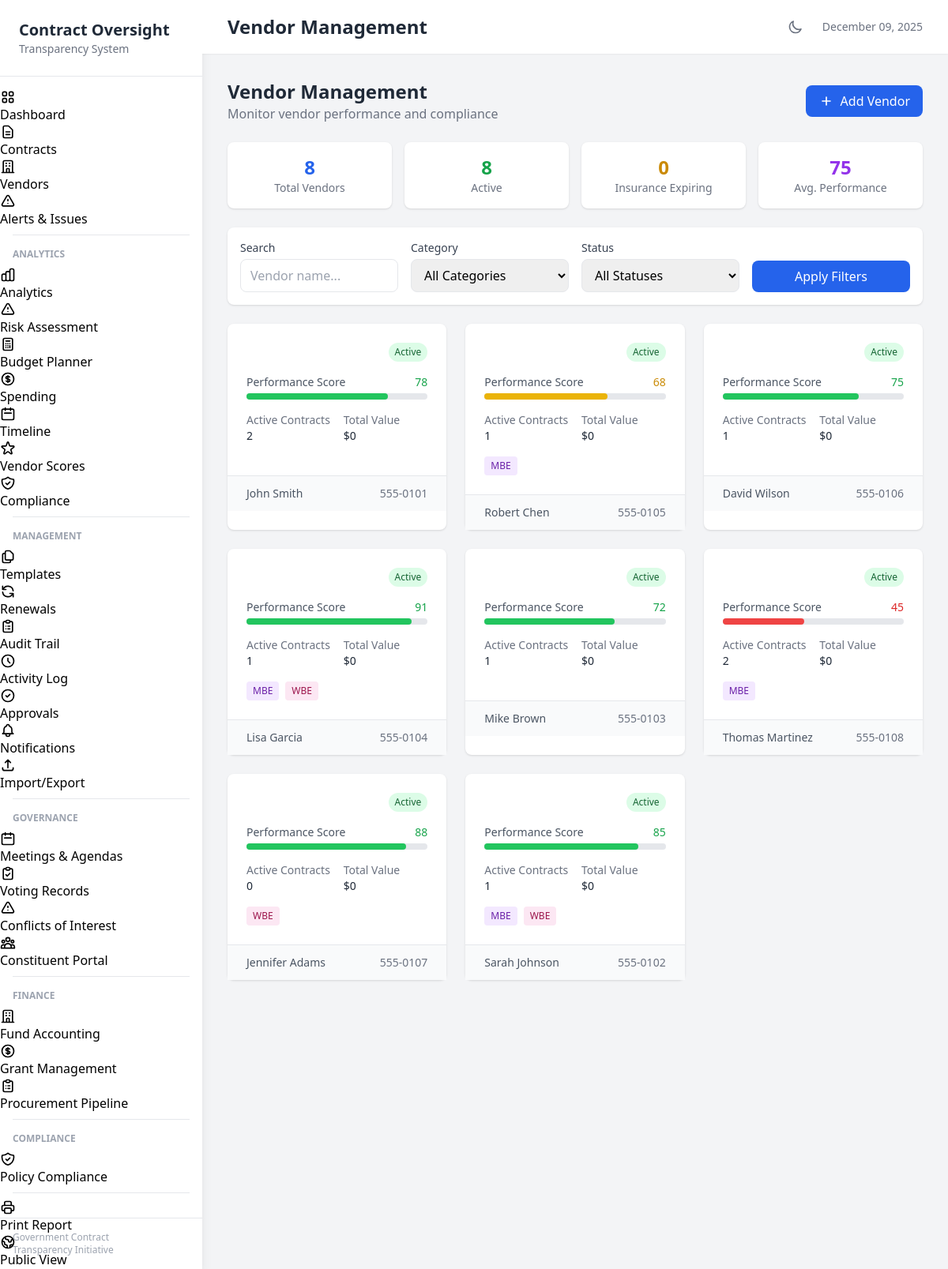
Page /vendors on the earlier database version.
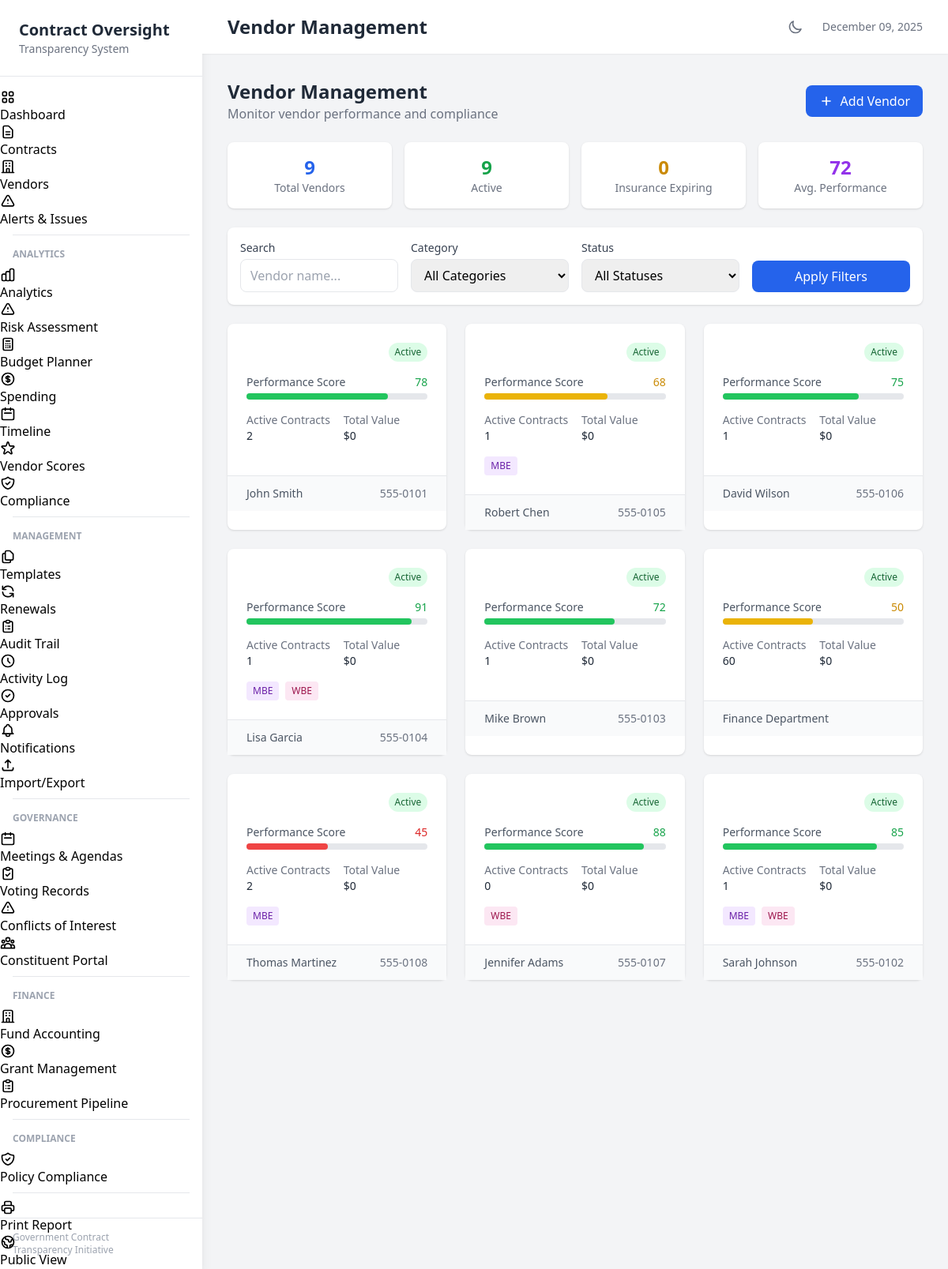
Same page on the later database version.
### tables this page shows
CREATE TABLE vendors (
                vendor_id TEXT PRIMARY KEY,
                vendor_name TEXT NOT NULL,
                vendor_type TEXT,
                contact_name TEXT,
                contact_email TEXT,
                contact_phone TEXT,
                address TEXT,
                city TEXT,
                state TEXT,
                zip_code TEXT,
                tax_id TEXT,
                certification_status TEXT,
                minority_owned INTEGER DEFAULT 0,
                woman_owned INTEGER DEFAULT 0,
                small_business INTEGER DEFAULT 0,
                local_business INTEGER DEFAULT 0,
                registration_date TEXT,
                status TEXT DEFAULT 'Active',
                performance_score REAL DEFAULT 50,
                total_contracts INTEGER DEFAULT 0,
                total_awarded REAL DEFAULT 0,
                notes TEXT,
                created_at TEXT DEFAULT CURRENT_TIMESTAMP,
                updated_at TEXT DEFAULT CURRENT_TIMESTAMP,
                is_deleted INTEGER DEFAULT 0
            );

### web/app.py (the view)
@app.route('/vendors')
def vendors_list():
    global current_vendors
    if current_vendors is None:
        load_data()
    vendors = current_vendors.to_dict('records') if current_vendors is not None else []
    performance_scores = []
    for vendor in vendors:
        contracts = db.get_vendor_contracts(vendor['vendor_id'])
        vendor['contract_count'] = len(contracts)
        vendor['total_value'] = sum(c.get('current_amount', 0) or 0 for c in contracts)
        metrics = vendor_scorer.get_vendor_metrics(vendor, contracts)
        vendor.update(metrics)
        if 'performance_score' in vendor:
            performance_scores.append(vendor['performance_score'])
    active_count = sum(1 for v in vendors if v.get('status') == 'Active')
    from datetime import datetime, timedelta
    today = datetime.now().date()
    expiring_threshold = today + timedelta(days=30)
    expiring_insurance = 0
    for v in vendors:
        if v.get('insurance_expiry'):
            try:
                exp_date = datetime.strptime(str(v['insurance_expiry']), '%Y-%m-%d').date()
                if today <= exp_date <= expiring_threshold:
                    expiring_insurance += 1
            except:
                pass
    avg_score = sum(performance_scores) / len(performance_scores) if performance_scores else 0
    categories = list(set(v.get('category', '') for v in vendors if v.get('category')))
    return render_template('vendors.html',
                          vendors=vendors,
                          active_count=active_count,
                          expiring_insurance=expiring_insurance,
                          avg_score=avg_score,
                          categories=categories,
                          title='Vendor Management')

### web/templates/vendors.html (shortened to what this page needs)
{% extends "base.html" %}
{% block content %}
<div class="flex flex-col md:flex-row md:items-center md:justify-between mb-6">
    <div>
        <h1 class="text-2xl font-bold text-gray-800 dark:text-white">Vendor Management</h1>
        <p class="text-gray-500 dark:text-gray-400">Monitor vendor performance and compliance</p>
    </div>
    <div class="mt-4 md:mt-0">
        <button onclick="openAddVendorModal()" class="px-4 py-2 bg-blue-600 text-white rounded-lg hover:bg-blue-700 flex items-center">
            <svg class="w-5 h-5 mr-2" fill="none" stroke="currentColor" viewBox="0 0 24 24">
                <path stroke-linecap="round" stroke-linejoin="round" stroke-width="2" d="M12 6v6m0 0v6m0-6h6m-6 0H6"></path>
            </svg>
            Add Vendor
        </button>
    </div>
</div>
<div class="grid grid-cols-2 md:grid-cols-4 gap-4 mb-6">
    <div class="bg-white dark:bg-gray-800 rounded-lg shadow p-4 text-center">
        <p class="text-2xl font-bold text-blue-600">{{ vendors|length }}</p>
        <p class="text-sm text-gray-500 dark:text-gray-400">Total Vendors</p>
    </div>
    <div class="bg-white dark:bg-gray-800 rounded-lg shadow p-4 text-center">
        <p class="text-2xl font-bold text-green-600">{{ active_count }}</p>
        <p class="text-sm text-gray-500 dark:text-gray-400">Active</p>
    </div>
    <div class="bg-white dark:bg-gray-800 rounded-lg shadow p-4 text-center">
        <p class="text-2xl font-bold text-yellow-600">{{ expiring_insurance }}</p>
        <p class="text-sm text-gray-500 dark:text-gray-400">Insurance Expiring</p>
    </div>
    <div class="bg-white dark:bg-gray-800 rounded-lg shadow p-4 text-center">
        <p class="text-2xl font-bold text-purple-600">{{ avg_score|int }}</p>
        <p class="text-sm text-gray-500 dark:text-gray-400">Avg. Performance</p>
    </div>
</div>
<div class="bg-white dark:bg-gray-800 rounded-lg shadow mb-6 p-4">
    <form method="GET" class="grid grid-cols-1 md:grid-cols-4 gap-4">
        <div>
            <label class="block text-sm font-medium text-gray-700 dark:text-gray-300 mb-1">Search</label>
            <input type="text" name="search" value="{{ request.args.get('search', '') }}"
                   placeholder="Vendor name..."
                   class="w-full px-3 py-2 border rounded-lg dark:bg-gray-700 dark:border-gray-600 dark:text-white">
        </div>
        <div>
            <label class="block text-sm font-medium text-gray-700 dark:text-gray-300 mb-1">Category</label>
            <select name="category" class="w-full px-3 py-2 border rounded-lg dark:bg-gray-700 dark:border-gray-600 dark:text-white">
                <option value="">All Categories</option>
            </select>
        </div>
        <div>
            <label class="block text-sm font-medium text-gray-700 dark:text-gray-300 mb-1">Status</label>
            <select name="status" class="w-full px-3 py-2 border rounded-lg dark:bg-gray-700 dark:border-gray-600 dark:text-white">
                <option value="">All Statuses</option>
            </select>
        </div>
        <div class="flex items-end">
            <button type="submit" class="w-full px-4 py-2 bg-blue-600 text-white rounded-lg hover:bg-blue-700">
                Apply Filters
            </button>
        </div>
    </form>
</div>
<div class="grid grid-cols-1 md:grid-cols-2 lg:grid-cols-3 gap-6">
    {% for vendor in vendors %}
    <div class="bg-white dark:bg-gray-800 rounded-lg shadow hover:shadow-lg transition-shadow cursor-pointer"
         onclick="window.location='{{ url_for('vendor_detail', vendor_id=vendor.vendor_id) }}'">
        <div class="p-6">
            <div class="flex items-start justify-between mb-4">
                <span class="px-2 py-1 text-xs font-medium rounded-full
                    {% if vendor.status == 'Active' %}bg-green-100 text-green-800 dark:bg-green-900 dark:text-green-200
                    {% elif vendor.status == 'Inactive' %}bg-gray-100 text-gray-800 dark:bg-gray-700 dark:text-gray-200
                    {% else %}bg-red-100 text-red-800 dark:bg-red-900 dark:text-red-200{% endif %}">
                    {{ vendor.status }}
                </span>
            </div>
            <div class="mb-4">
                <div class="flex items-center justify-between mb-1">
                    <span class="text-sm text-gray-600 dark:text-gray-400">Performance Score</span>
                    <span class="text-sm font-medium
                        {% if vendor.performance_score and vendor.performance_score < 50 %}text-red-600
                        {% elif vendor.performance_score and vendor.performance_score < 70 %}text-yellow-600
                        {% else %}text-green-600{% endif %}">
                        {{ vendor.performance_score|int if vendor.performance_score else '-' }}
                    </span>
                </div>
                <div class="w-full bg-gray-200 dark:bg-gray-700 rounded-full h-2">
                    <div class="h-2 rounded-full
                        {% if vendor.performance_score and vendor.performance_score < 50 %}bg-red-500
                        {% elif vendor.performance_score and vendor.performance_score < 70 %}bg-yellow-500
                        {% else %}bg-green-500{% endif %}"
                        style="width: {{ vendor.performance_score or 0 }}%"></div>
                </div>
            </div>
            <div class="grid grid-cols-2 gap-4 mb-4 text-sm">
                <div>
                    <p class="text-gray-500 dark:text-gray-400">Active Contracts</p>
                    <p class="font-medium text-gray-800 dark:text-white">{{ vendor.active_contracts or 0 }}</p>
                </div>
                <div>
                    <p class="text-gray-500 dark:text-gray-400">Total Value</p>
                    <p class="font-medium text-gray-800 dark:text-white">${{ '{:,.0f}'.format(vendor.total_contract_value or 0) }}</p>
                </div>
            </div>
            <div class="flex items-center space-x-2 text-xs">
                {% if vendor.minority_owned %}
                <span class="px-2 py-1 bg-purple-100 text-purple-800 rounded">MBE</span>
                {% endif %}
                {% if vendor.woman_owned %}
                <span class="px-2 py-1 bg-pink-100 text-pink-800 rounded">WBE</span>
                {% endif %}
            </div>
        </div>
        <div class="px-6 py-3 bg-gray-50 dark:bg-gray-700 border-t dark:border-gray-600 text-sm">
            <div class="flex items-center justify-between">
                <span class="text-gray-600 dark:text-gray-400">{{ vendor.contact_name or 'No contact' }}</span>
                <span class="text-gray-500 dark:text-gray-400">{{ vendor.contact_phone or '' }}</span>
            </div>
        </div>
    </div>
    {% else %}
    <div class="col-span-full text-center py-12">
        <p class="text-gray-500 dark:text-gray-400">No vendors found matching your criteria</p>
    </div>
    {% endfor %}
</div>
{% endblock %}

Differences in the rows shown:
added vendors: status "Active", performance_score "50", active_contracts "60", total_contract_value "0", contact_name "Finance Department"
Other differences:
{{ vendors|length }}: "8" → "9"
{{ active_count }}: "8" → "9"
{{ avg_score|int }}: "75" → "72"
